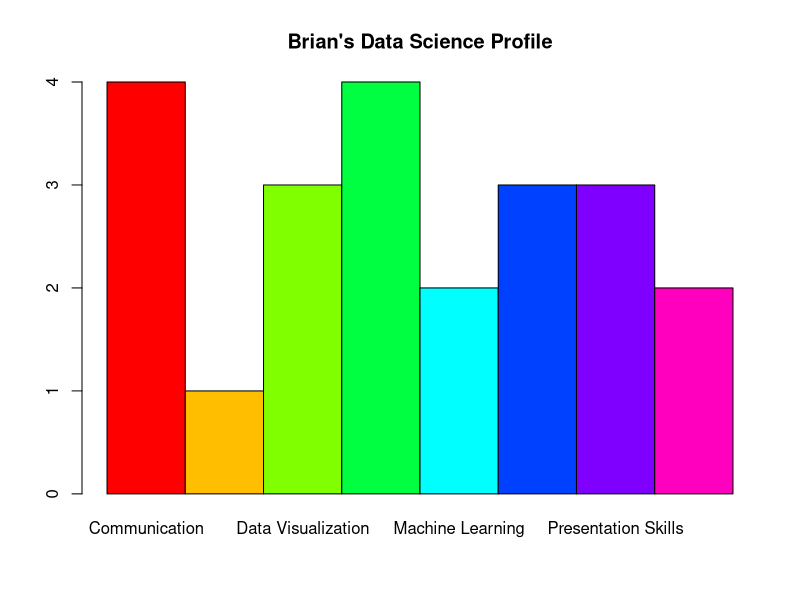

Here is the R script that generated this plot:
####################################
# 4. Data science profile

categories <- c("Computer Programming", "Math", "Statistics", "Machine Learning",
                "Domain Expertise", "Communication", "Presentation Skills", 
                "Data Visualization")
# Show categories's content
categories

ranking <- c(1, 3, 2, 2, 4, 4, 3, 3)
# Show ranking's content
ranking

# Create data frame
brian <- data.frame(categories, ranking)

# Display contents of brian data fram
brian

# Create barplot of Data Science Profile
barplot(xtabs(brian$ranking~brian$categories), space = F, 
        col = rainbow(8), main = "Brian's Data Science Profile")


